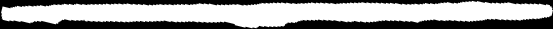
#> input picture ur5/templates_crop_master/master_straight_channel_template.png, 553 x 29 px, found by its file name
$ python crop_img.py
#> lines starting #> are read from the running program, lines starting #| are printed output that depends on the picture
from PIL import Image
import cv2
from skimage.morphology import skeletonize
import matplotlib.pyplot as plt

# [38 lines of commented-out code are left out]

straight_template_mask = cv2.imread('/home/gasket/robot_cable_insertion/ur5/templates_crop_master/master_straight_channel_template.png')
#> straight_template_mask is the input picture: shape (29, 553, 3); min 0, max 255, mean 154.1
channel_skeleton = skeletonize(straight_template_mask)
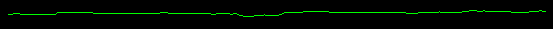
#> channel_skeleton: shape (29, 553, 3) bool; mean B, G, R 0, 0.0335, 0
output_image_path = '/home/gasket/robot_cable_insertion/ur5/images/master_straight_channel_template_skeleton.png'
cv2.imwrite(output_image_path, channel_skeleton)
